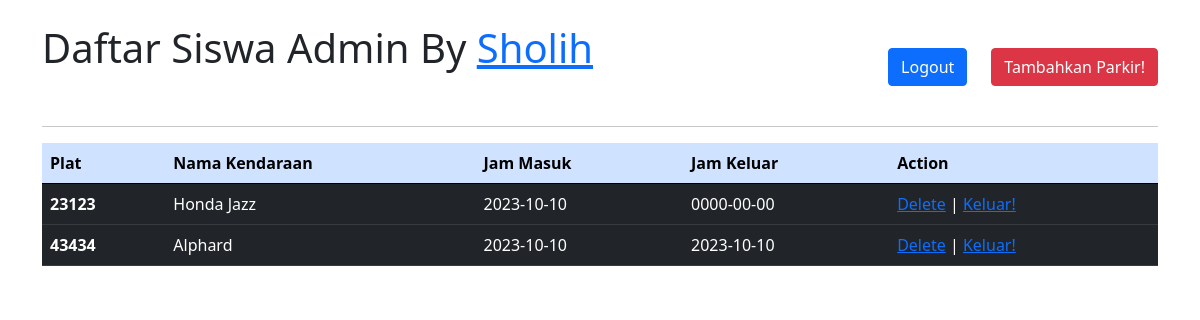
/ (signed in), run on the app's committed database.
### tables this page shows
CREATE TABLE `kendaraan` (
  `plat` int(11) NOT NULL,
  `namakendaraan` varchar(50) NOT NULL,
  `masuk` date NOT NULL,
  `keluar` date NOT NULL
);

### config/config.php (called while the page is built, shortened)
<?php
$host = "localhost";
$password = "";
$user = "root";
$db = "parkir";
$conn = mysqli_connect($host, $user, $password, $db);
function query($query){
    global $conn;
    $result = mysqli_query($conn, $query);
    $data = array();
    while ($row = mysqli_fetch_assoc($result)) {
        $data[] = $row;
    }
    return $data;
}
?>

### index.php (the view, shortened to what this page needs)
<?php
include 'config/config.php';
$query = "SELECT * FROM kendaraan";
$hasil = query($query);
?>
<!doctype html>
<html lang="en">
<head>
    <link href="https://cdn.jsdelivr.net/npm/bootstrap@5.0.2/dist/css/bootstrap.min.css"
          rel="stylesheet"
>
</head>
<body>
<div class="container pt-4">
    <div class="d-flex justify-content-between">
        <div><h1>Daftar Siswa Admin By <a href=""><?php  echo $_SESSION["nama_lengkap"]  ?></a></h1></div>
        <div</div>
        <div><a href="logout.php" class="btn btn-primary m-4">Logout</a><a href="tambah.php" class="btn btn-danger">Tambahkan Parkir!</a></div>
    </div>
    <hr>
    <table class="table">
        <thead>
        <tr class="table-primary">
            <th scope="col">Plat</th>
            <th scope="col">Nama Kendaraan</th>
            <th scope="col">Jam Masuk</th>
            <th scope="col">Jam Keluar</th>
            <th scope="col">Action</th>
        </tr>
        </thead>
        <tbody>
        <?php foreach ($hasil as $item) { ?>
            <tr class="table-dark">
                <th scope="row"><?php echo $item["plat"]; ?></th>
                <td><?php echo $item["namakendaraan"]; ?></td>
                <td><?php echo $item["masuk"]; ?></td>
                <td><?php echo $item["keluar"]; ?></td>
                <td>
                    <a href="delete.php?plat=<?php echo $item['plat']; ?>">Delete</a> |
                    <a href="edit.php?plat=<?php echo $item['plat']  ?>">Keluar!</a>
                </td>
            </tr>
        <?php } ?>
        </tbody>
    </table>
</div>
</body>
</html>

### data on the page
kendaraan: plat "23123", namakendaraan "Honda Jazz", masuk "2023-10-10", keluar "0000-00-00"
kendaraan: plat "43434", namakendaraan "Alphard", masuk "2023-10-10", keluar "2023-10-10"

### other printed values
$_SESSION["nama_lengkap"] "Sholih"
